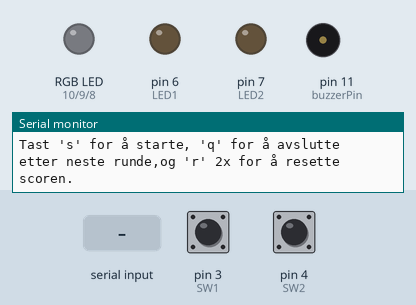
Simulated run of this sketch. Board: Arduino Uno, built with avr-gcc and run on an emulated ATmega328P. Shown: an RGB LED mixed from three pins (HIGH = lit), output pins drawn as LEDs (lit = HIGH), buzzer (waves = sounding), the last lines printed to the serial monitor. Dashed ring = blinking. The test bench sets the inputs (shaded band); at power-on: pin 3 (SW1) LOW, pin 4 (SW2) LOW. Random numbers use the default seed unless the sketch sets one. At 14.3 s the program stops and its outputs stay as they are.

Above: at 1.3 s.
1.4 s: "s" received over Serial
At 2.19 s:
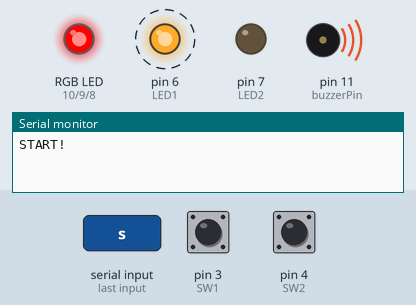
4.4 s: pin 3 (SW1) pulled HIGH for 1 s
At 5.11 s:
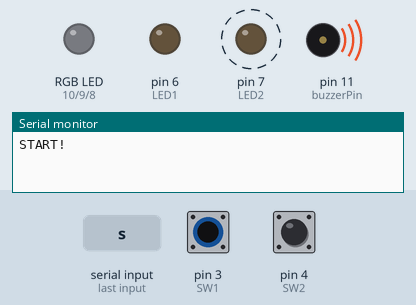
8.4 s: "q" received over Serial
At 9.2 s:
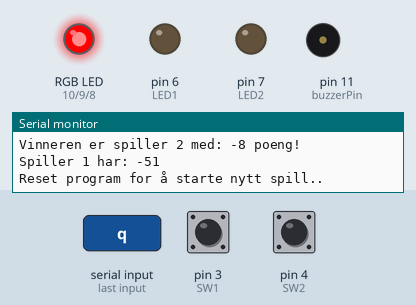
Timing chart, 0 to 12.8 s (numbered marks = the images above; inputs shaded):
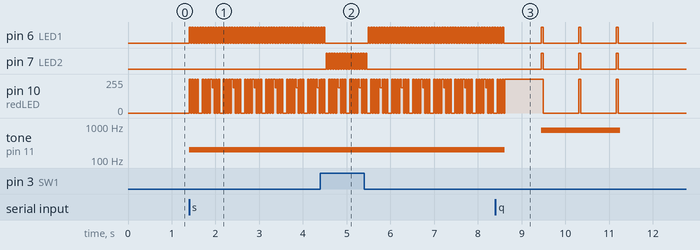

The sketch:

lab_3.ino
```cpp
//Deklarerer startverdier

int redLED = 10;
int greenLED = 9;
int blueLED = 8;

int LED1 = 6;
int LED2 = 7;
int SW1 = 3;
int SW2 = 4;

int buzzerPin = 11;
int winner = 0;
int winnerBeep = 750;
int fault = 0;
int faultBeep = 200;
int score1 = 0;
int score2 = 0;
int leader = 0;
int magic;
int newScore = 0;

boolean gameOn = false;

unsigned long long wait = 0;
unsigned long now = 0;

unsigned long tid = 0;
unsigned long nTid = 0;


//Initierer variabler
void setup() {
  Serial.begin(9600);
  pinMode(redLED, OUTPUT);
  pinMode(greenLED, OUTPUT);
  pinMode(blueLED, OUTPUT);
  pinMode(LED1, OUTPUT);
  pinMode(LED2, OUTPUT);
  pinMode(buzzerPin, OUTPUT);
  pinMode(SW1, INPUT);
  pinMode(SW2, INPUT);

  Serial.println("Velkommen til reaksjonsspillet!");
  Serial.println("---------------------------------------");
  Serial.println("Test dine ferdigheter her. Finn en motspiller.");
  Serial.print("Tast 's' for å starte, 'q' for å avslutte etter neste runde,");
  Serial.println("og 'r' 2x for å resette scoren.");
}

void loop() {

  if (Serial.available() > 0) {
    int lesV = Serial.read();
    if (lesV == 's') {
      gameOn = true;
      Serial.println("START!");
      while ((score1 < 15) && (score2 < 15) && (gameOn == true)) {
        fault = 0;
        winner = 0;
        now = millis();
        wait = now + random(300, 600);
        funk();
      }
      sScore();
      winRar();
    }
  }
}

void fanFare() {
  for (int i = 10; i < winnerBeep; i++) {
    tone(buzzerPin, i, 100);
    delay(1);
  }
}

void winRar() {
  for (int i = 1; i < 4; i++) {
    fanFare();
    digitalWrite(LED1, HIGH);
    digitalWrite(LED2, HIGH);
    digitalWrite(redLED, HIGH);
    delay(50);
    digitalWrite(LED1, LOW);
    digitalWrite(LED2, LOW);
    digitalWrite(redLED, LOW);
    delay(50);
  }
}

void wBlink(int uLED, int vLED, int indik) {
  for (int i = 1; i < 5; i++) {
    tone(buzzerPin, indik, 100);
    digitalWrite(uLED, HIGH);
    digitalWrite(vLED, HIGH);
    delay(30);
    digitalWrite(uLED, LOW);
    digitalWrite(vLED, LOW);
    delay(30);
  }
}

void aSpill() {
  digitalWrite(redLED, HIGH);
  while (millis() < wait && digitalRead(SW1) == HIGH && digitalRead(SW2) == HIGH) {
  }

  if (Serial.read() == 'q') {
    delay(10);
    sScore();
    winRar();
    gameOn == false;
    digitalWrite(redLED, LOW);
    delay(3000);
    exit(0);
  }

  while (Serial.available() > 0) {
    if (Serial.read() == 'r') {
      score1 = 0;
      score2 = 0;
      Serial.println("Score resettes!");
    }
  }

  if (digitalRead(SW1) == LOW) {
    fault = LED1;
    score1 = score1 - 1;
  }
  else if (digitalRead(SW2) == LOW) {
    fault = LED2;
    score2 = score2 - 1;

  }
  magic = random(0, 10);
  if (magic > 3) {
    cSpill();
    bSpill();
  } else {
    bSpill();

  }
}

void bSpill() {
  digitalWrite(redLED, LOW);

  if (fault == 0) {
    digitalWrite(greenLED, HIGH);
    tid = millis();
    while (digitalRead(SW1) == HIGH && digitalRead(SW2) == HIGH) {

    }

    if (digitalRead(SW1) == LOW) {
      winner = LED1;
      nTid = millis() - tid;
      if (nTid < 200) {
        score1 = score1 + 3;
        Serial.print("Vinneren brukte: ");
        Serial.print(nTid);
        Serial.println(" ms.");
        Serial.println("Her var du rask! Bonuspoeng!");
      } else if (nTid < 400) {
        score1 = score1 + 2;
        Serial.print("Vinneren brukte: ");
        Serial.print(nTid);
        Serial.println(" ms.");
        Serial.println("Bonuspoeng!");
      } else {
        score1 = score1 + 1;
        Serial.print("Vinneren brukte: ");
        Serial.print(nTid);
        Serial.println(" ms.");
      }

    } else if (digitalRead(SW2) == LOW) {
      winner = LED2;
      nTid = millis() - tid;
      if (nTid < 200) {
        score1 = score2 + 3;
        Serial.print("Vinneren brukte: ");
        Serial.print(nTid);
        Serial.println(" ms.");
        Serial.println("Her var du rask! Bonuspoeng!");
      } else if (nTid < 400) {
        score1 = score2 + 2;
        Serial.print("Vinneren brukte: ");
        Serial.print(nTid);
        Serial.println(" ms.");
        Serial.println("Bonuspoeng!");
      } else {
        Serial.print("Vinneren brukte: ");
        Serial.print(nTid);
        Serial.println(" ms.");
        score1 = score2 + 1;
      }

    }
    wBlink(greenLED, winner, winnerBeep);
    noTone(buzzerPin);
  }
}

void cSpill() {
  digitalWrite(redLED, LOW);
  digitalWrite(greenLED, LOW);

  if (fault == 0) {
    digitalWrite(blueLED, HIGH);
    now = millis();
    wait = now + random(600, 2000);
    while (millis() < wait && digitalRead(SW1) == HIGH && digitalRead(SW2) == HIGH) {
    }


    if (digitalRead(SW1) == LOW) {
      score1 = score1 - 2;
      fault = LED1;
      wBlink(blueLED, fault, faultBeep);
    } else if (digitalRead(SW2) == LOW) {
      fault = LED2;
      score2 = score2 - 2;
      wBlink(blueLED, fault, faultBeep);
    }
  }
  digitalWrite(blueLED, LOW);

}

void funk() {
  aSpill();
  if (fault != 0) {
    wBlink(redLED, fault, faultBeep);
    noTone(buzzerPin);
    fault = 0;
    aSpill();
  }
}

void sScore() {
  Serial.println("--Spillet avsluttes--");
  if (score1 > score2) {
    leader = score1;
    Serial.print("Vinneren er spiller 1 med: ");
    Serial.print(leader);
    Serial.println(" poeng!");
    Serial.print("Spiller 2 har: ");
    Serial.println(score2);
    Serial.println("Reset program for å starte nytt spill..");
  } else if (score1 < score2) {
    leader = score2;
    Serial.print("Vinneren er spiller 2 med: ");
    Serial.print(leader);
    Serial.println(" poeng!");
    Serial.print("Spiller 1 har: ");
    Serial.println(score1);
    Serial.println("Reset program for å starte nytt spill..");

  } else if (score1 == score2) {
    leader = score1;
    Serial.print("Likt. Poengsum: ");
    Serial.println(leader);
    Serial.println("Reset program for å starte nytt spill..");
  }
}
```

Measured:
- after the input at 1.4 s, pin 6 (LED1): alternates HIGH for 0.03 s and LOW for 0.03 s, starting at once; tone on pin 11 (buzzerPin): silent → 200 Hz at once
- after the input at 4.4 s, pin 7 (LED2): alternates HIGH for 0.03 s and LOW for 0.03 s, 32 changes in all, then stays LOW, starting after 0.13 s
- after the input at 8.4 s, pin 7 (LED2): alternates HIGH for 0.05 s and LOW for 0.81 s, 6 changes in all, then stays LOW, starting after 1.0 s; tone on pin 11 (buzzerPin): 200 Hz → silent after 0.22 s, → 749 Hz 0.83 s later, → silent 1.8 s later
